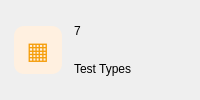
              <widget class="QFrame" name="cardStatTestTypes">
               <property name="cssClass" stdset="0">
                <string>card</string>
               </property>
               <property name="frameShape">
                <enum>QFrame::NoFrame</enum>
               </property>
               <layout class="QHBoxLayout" name="layout_12">
                <property name="spacing">
                 <number>12</number>
                </property>
                <property name="leftMargin">
                 <number>14</number>
                </property>
                <property name="topMargin">
                 <number>12</number>
                </property>
                <property name="rightMargin">
                 <number>16</number>
                </property>
                <property name="bottomMargin">
                 <number>12</number>
                </property>
                <item>
                 <widget class="QLabel" name="badgeTestTypes">
                  <property name="text">
                   <string>▦</string>
                  </property>
                  <property name="alignment">
                   <set>Qt::AlignCenter</set>
                  </property>
                  <property name="styleSheet">
                   <string notr="true">background:#fff0e0; color:#f59e0b; border-radius:10px; font-size:18pt;</string>
                  </property>
                  <property name="minimumSize">
                   <size>
                    <width>48</width>
                    <height>48</height>
                   </size>
                  </property>
                  <property name="maximumSize">
                   <size>
                    <width>48</width>
                    <height>48</height>
                   </size>
                  </property>
                 </widget>
                </item>
                <item>
                 <layout class="QVBoxLayout" name="layout_13">
                  <property name="spacing">
                   <number>0</number>
                  </property>
                  <item>
                   <widget class="QLabel" name="lblStatTestTypes">
                    <property name="text">
                     <string>7</string>
                    </property>
                    <property name="cssClass" stdset="0">
                     <string>statValue</string>
                    </property>
                   </widget>
                  </item>
                  <item>
                   <widget class="QLabel" name="qlabel_4">
                    <property name="text">
                     <string>Test Types</string>
                    </property>
                    <property name="cssClass" stdset="0">
                     <string>muted</string>
                    </property>
                   </widget>
                  </item>
                 </layout>
                </item>
                <item>
                 <spacer name="spacer_8">
                  <property name="orientation">
                   <enum>Qt::Horizontal</enum>
                  </property>
                  <property name="sizeHint" stdset="0">
                   <size>
                    <width>20</width>
                    <height>20</height>
                   </size>
                  </property>
                 </spacer>
                </item>
               </layout>
              </widget>
